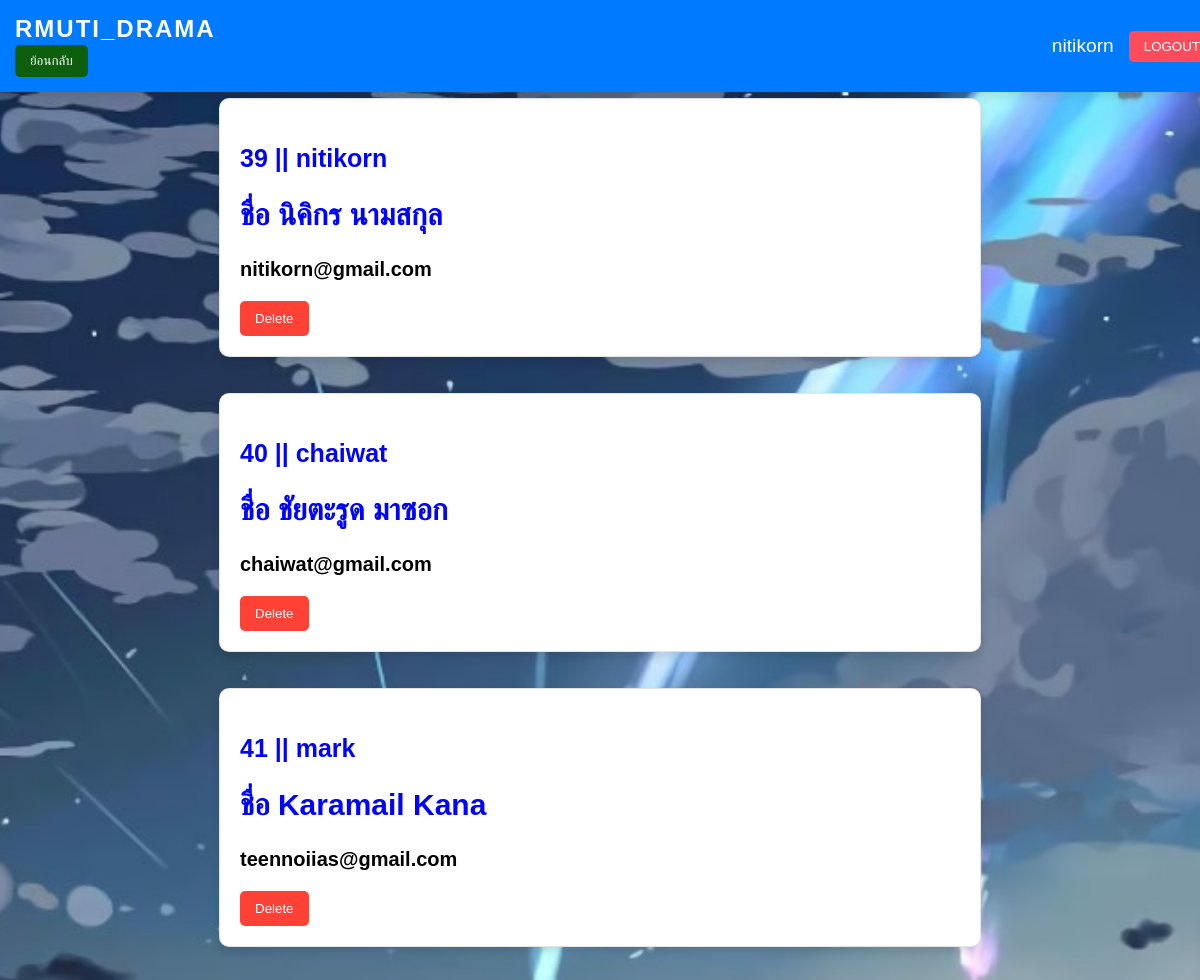
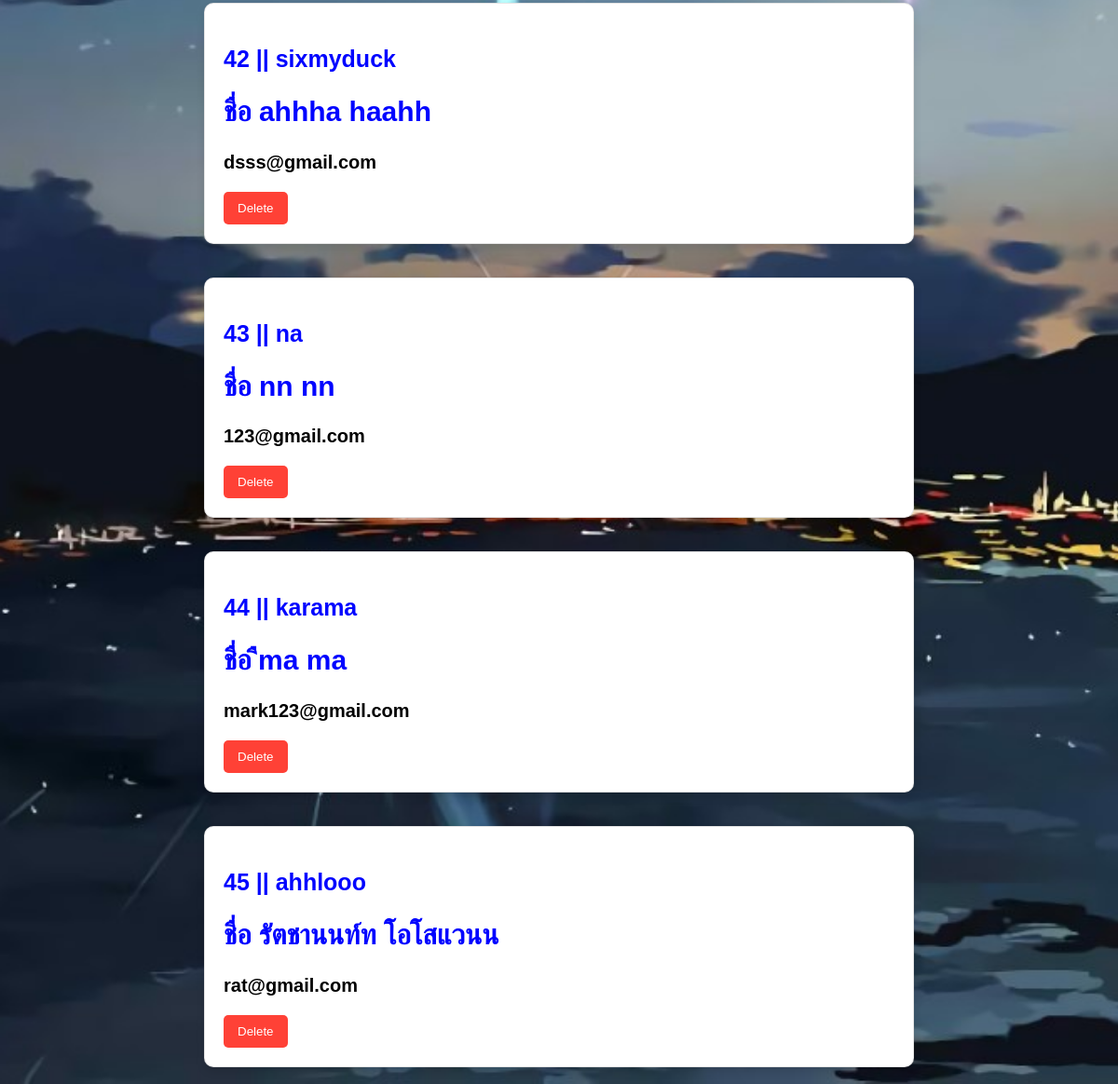
Page /useredit.php (signed in) on the committed database (2 pictures, top to bottom).
### tables this page shows
CREATE TABLE `users` (
  `userid` int(11) NOT NULL,
  `firstname` varchar(255) DEFAULT NULL,
  `lastname` varchar(255) DEFAULT NULL,
  `email` varchar(255) DEFAULT NULL,
  `password` varchar(255) DEFAULT NULL,
  `privilege` int(1) NOT NULL,
  `username` varchar(50) NOT NULL
);

### useredit.php (the view, shortened to what this page needs)
<!DOCTYPE html>
<html lang="en">
    <head>
        <?php
            $servername = "localhost";
            $db_username = "root";
            $db_password = "";
            $dbname = "webboardd";
            $conn = new mysqli($servername, $db_username, $db_password, $dbname);
            mysqli_query($conn, "set NAMES utf8");
            mysqli_query($conn, "set character set utf8");
            mysqli_set_charset($conn, "utf8");
            if (isset($_SESSION['username'])) {
                $username = $_SESSION['username'];
            }
            else{
                header("Refresh: 3; URL=login.php ");
            }
        ?>
        <link rel="stylesheet" href="stylemain.css?v=<?=time()?>">
        <div class="header">
            <div class="site-name">RMUTI_DRAMA
                <form method="POST">
                    <button class="" type="submit" name="main">ย้อนกลับ</button>
                </form>
            </div>
            <div class="user-section">
                <span><?php echo htmlspecialchars($username); ?></span>
                <form method="POST">
                    <button type="submit" name="logout">LOGOUT</button>
                </form>
            </div>
        </div>
    </head>
    <body>
        <?php
            $getuser = $conn->query("SELECT u.userid, u.username, u.firstname, u.lastname, u.email, u.privilege  FROM users u ORDER BY u.userid;");
            if($getuser){
            while ($rowx = $getuser->fetch_assoc()) {
                $userid = $rowx['userid'];
                $username = $rowx['username'];
                $firstname = $rowx['firstname'];
                $lastname = $rowx['lastname'];
                $email = $rowx['email'];
                $privilege = $rowx['privilege'];
                if($privilege < 2)
                {
        ?>
        <br>
        <div class="post-item">
            <div class="post-header">
                <h3><?php echo $userid; ?> || <?php echo $username;?></h3>
                <h2>ชื่อ <?php echo $firstname; ?>  <?php echo $lastname;?></h2>
                <p><?php echo $email; ?></p>
            </div>
            <div class="post-actions">
                <form method="POST">
                    <button type="submit" name="check" class="delete">Delete</button>
                </form>
            </div>
        </div>
        <br>
        <?php
                }
            }
        }
        ?>
    </body>
</html>

### stylemain.css (style rules this page uses)
body { background-image: url("images/a84x.jpg"); margin: 0; padding-top: 80px; font-family: 'Arial', sans-serif; background-attachment: fixed; background-size: cover; background-position: center; }
.header { background-color: #007bff; color: white; padding: 15px 15px; display: flex; justify-content: space-between; align-items: center; box-shadow: 0 4px 10px rgba(0, 0, 0, 0.1); position: fixed; top: 0; left: 0; width: 100%; z-index: 1000; }
.header .site-name { font-size: 1.5em; font-weight: bold; letter-spacing: 2px; }
.header .user-section { display: flex; align-items: center; }
.header .user-section span { margin-right: 15px; font-size: 1.2em; }
.header .user-section button { padding: 8px 15px; background-color: #ff4b5c; color: white; border: none; border-radius: 5px; cursor: pointer; transition: background-color 0.3s ease; }
.header button { padding: 8px 15px; background-color: #0d5e0d; color: white; border: none; border-radius: 5px; cursor: pointer; transition: background-color 0.3s ease; }
.post, .post-item { background-color: #ffffff; border-radius: 10px; box-shadow: 0 5px 10px rgba(0, 0, 0, 0.1); padding: 20px; margin-bottom: 30px; border: 1px solid rgba(0, 0, 0, 0.1); width: 60%; margin: 0 auto; }
.post-header { font-size: 20px; font-weight: bold; color: #000000; }
.post-header h2 { font-weight: bold; color: #0004ff; }
.post-header h3 { font-size: 25px; font-weight: bold; color: #0004ff; }
.post-actions button { padding: 10px 15px; background-color: #ff4136; color: white; border: none; border-radius: 5px; cursor: pointer; position: static; transition: background-color 0.3s ease; margin-right: 10px; }

### rows in the picture
users: userid "39", username "nitikorn", firstname "นิคิกร", lastname "นามสกุล", email "nitikorn@gmail.com"
users: userid "40", username "chaiwat", firstname "ชัยตะรูด", lastname "มาซอก", email "chaiwat@gmail.com"
users: userid "41", username "mark", firstname "Karamail", lastname "Kana", email "teennoiias@gmail.com"
users: userid "42", username "sixmyduck", firstname "ahhha", lastname "haahh", email "dsss@gmail.com"
users: userid "43", username "na", firstname "nn", lastname "nn", email "123@gmail.com"
users: userid "44", username "karama", firstname "ืma", lastname "ma", email "mark123@gmail.com"
users: userid "45", username "ahhlooo", firstname "รัตชานนท์ท", lastname "โอโสแวนน", email "rat@gmail.com"

### other values in the picture
$username "nitikorn"
